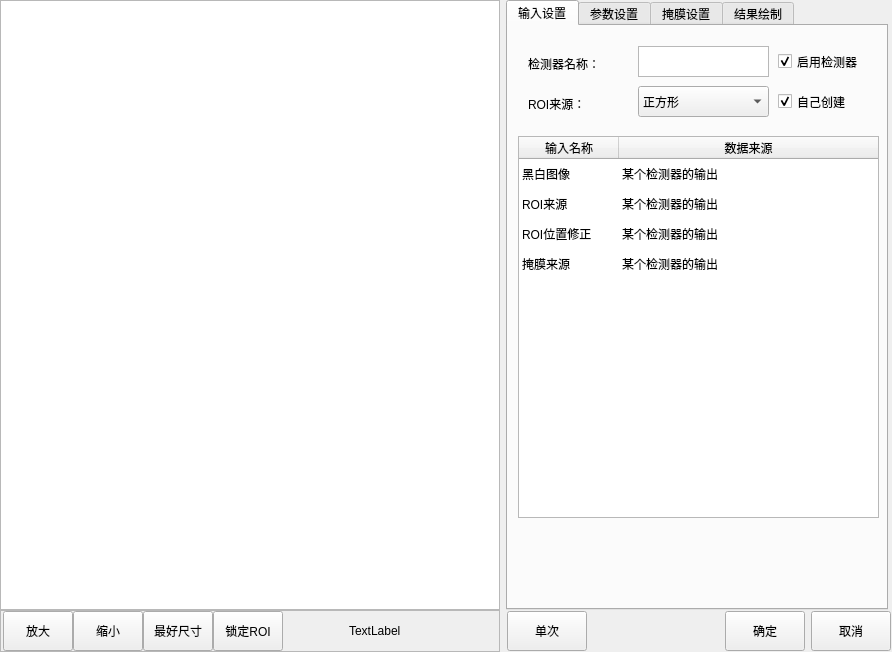
<?xml version="1.0" encoding="UTF-8"?>
<ui version="4.0">
 <class>CMvFeatureMatching</class>
 <widget class="QWidget" name="CMvFeatureMatching">
  <property name="geometry">
   <rect>
    <x>0</x>
    <y>0</y>
    <width>892</width>
    <height>652</height>
   </rect>
  </property>
  <property name="windowTitle">
   <string>特征匹配</string>
  </property>
  <layout class="QHBoxLayout" name="horizontalLayout_3">
   <property name="leftMargin">
    <number>0</number>
   </property>
   <property name="topMargin">
    <number>0</number>
   </property>
   <property name="rightMargin">
    <number>0</number>
   </property>
   <property name="bottomMargin">
    <number>0</number>
   </property>
   <item>
    <layout class="QVBoxLayout" name="verticalLayout">
     <property name="spacing">
      <number>0</number>
     </property>
     <item>
      <widget class="QGraphicsView" name="graphicsView_mainImage">
       <property name="minimumSize">
        <size>
         <width>500</width>
         <height>600</height>
        </size>
       </property>
      </widget>
     </item>
     <item>
      <widget class="QFrame" name="frame">
       <property name="minimumSize">
        <size>
         <width>0</width>
         <height>42</height>
        </size>
       </property>
       <property name="maximumSize">
        <size>
         <width>16777215</width>
         <height>42</height>
        </size>
       </property>
       <property name="frameShape">
        <enum>QFrame::StyledPanel</enum>
       </property>
       <property name="frameShadow">
        <enum>QFrame::Raised</enum>
       </property>
       <layout class="QHBoxLayout" name="horizontalLayout">
        <property name="spacing">
         <number>0</number>
        </property>
        <property name="leftMargin">
         <number>2</number>
        </property>
        <property name="topMargin">
         <number>0</number>
        </property>
        <property name="rightMargin">
         <number>0</number>
        </property>
        <property name="bottomMargin">
         <number>0</number>
        </property>
        <item>
         <widget class="QPushButton" name="pushButton_zoomIn">
          <property name="minimumSize">
           <size>
            <width>70</width>
            <height>40</height>
           </size>
          </property>
          <property name="maximumSize">
           <size>
            <width>70</width>
            <height>40</height>
           </size>
          </property>
          <property name="text">
           <string>放大</string>
          </property>
         </widget>
        </item>
        <item>
         <widget class="QPushButton" name="pushButton_zoomOut">
          <property name="minimumSize">
           <size>
            <width>70</width>
            <height>40</height>
           </size>
          </property>
          <property name="maximumSize">
           <size>
            <width>70</width>
            <height>40</height>
           </size>
          </property>
          <property name="text">
           <string>缩小</string>
          </property>
         </widget>
        </item>
        <item>
         <widget class="QPushButton" name="pushButton_zoomBest">
          <property name="minimumSize">
           <size>
            <width>70</width>
            <height>40</height>
           </size>
          </property>
          <property name="maximumSize">
           <size>
            <width>70</width>
            <height>40</height>
           </size>
          </property>
          <property name="text">
           <string>最好尺寸</string>
          </property>
         </widget>
        </item>
        <item>
         <widget class="QPushButton" name="pushButton_lockRoiMove">
          <property name="minimumSize">
           <size>
            <width>70</width>
            <height>40</height>
           </size>
          </property>
          <property name="maximumSize">
           <size>
            <width>70</width>
            <height>40</height>
           </size>
          </property>
          <property name="text">
           <string>锁定ROI</string>
          </property>
         </widget>
        </item>
        <item>
         <spacer name="horizontalSpacer">
          <property name="orientation">
           <enum>Qt::Horizontal</enum>
          </property>
          <property name="sizeHint" stdset="0">
           <size>
            <width>63</width>
            <height>20</height>
           </size>
          </property>
         </spacer>
        </item>
        <item>
         <widget class="QLabel" name="label_mousePos">
          <property name="minimumSize">
           <size>
            <width>150</width>
            <height>40</height>
           </size>
          </property>
          <property name="maximumSize">
           <size>
            <width>150</width>
            <height>40</height>
           </size>
          </property>
          <property name="text">
           <string>TextLabel</string>
          </property>
         </widget>
        </item>
       </layout>
      </widget>
     </item>
    </layout>
   </item>
   <item>
    <layout class="QVBoxLayout" name="verticalLayout_2">
     <property name="spacing">
      <number>0</number>
     </property>
     <item>
      <widget class="QTabWidget" name="tabWidget">
       <property name="minimumSize">
        <size>
         <width>382</width>
         <height>602</height>
        </size>
       </property>
       <property name="maximumSize">
        <size>
         <width>380</width>
         <height>16777215</height>
        </size>
       </property>
       <property name="currentIndex">
        <number>0</number>
       </property>
       <widget class="QWidget" name="tab">
        <attribute name="title">
         <string>输入设置</string>
        </attribute>
        <widget class="QTableWidget" name="tableWidget_input">
         <property name="geometry">
          <rect>
           <x>10</x>
           <y>110</y>
           <width>361</width>
           <height>382</height>
          </rect>
         </property>
         <property name="minimumSize">
          <size>
           <width>361</width>
           <height>382</height>
          </size>
         </property>
         <property name="maximumSize">
          <size>
           <width>361</width>
           <height>382</height>
          </size>
         </property>
         <property name="editTriggers">
          <set>QAbstractItemView::NoEditTriggers</set>
         </property>
         <property name="selectionMode">
          <enum>QAbstractItemView::SingleSelection</enum>
         </property>
         <property name="selectionBehavior">
          <enum>QAbstractItemView::SelectRows</enum>
         </property>
         <property name="showGrid">
          <bool>false</bool>
         </property>
         <attribute name="horizontalHeaderStretchLastSection">
          <bool>true</bool>
         </attribute>
         <attribute name="verticalHeaderVisible">
          <bool>false</bool>
         </attribute>
         <row>
          <property name="text">
           <string>1</string>
          </property>
         </row>
         <row>
          <property name="text">
           <string>2</string>
          </property>
         </row>
         <row>
          <property name="text">
           <string>3</string>
          </property>
         </row>
         <row>
          <property name="text">
           <string>4</string>
          </property>
         </row>
         <column>
          <property name="text">
           <string>输入名称</string>
          </property>
         </column>
         <column>
          <property name="text">
           <string>数据来源</string>
          </property>
         </column>
         <item row="0" column="0">
          <property name="text">
           <string>黑白图像</string>
          </property>
         </item>
         <item row="0" column="1">
          <property name="text">
           <string>某个检测器的输出</string>
          </property>
         </item>
         <item row="1" column="0">
          <property name="text">
           <string>ROI来源</string>
          </property>
         </item>
         <item row="1" column="1">
          <property name="text">
           <string>某个检测器的输出</string>
          </property>
         </item>
         <item row="2" column="0">
          <property name="text">
           <string>ROI位置修正</string>
          </property>
         </item>
         <item row="2" column="1">
          <property name="text">
           <string>某个检测器的输出</string>
          </property>
         </item>
         <item row="3" column="0">
          <property name="text">
           <string>掩膜来源</string>
          </property>
         </item>
         <item row="3" column="1">
          <property name="text">
           <string>某个检测器的输出</string>
          </property>
         </item>
        </widget>
        <widget class="QLabel" name="label_funcName">
         <property name="geometry">
          <rect>
           <x>20</x>
           <y>30</y>
           <width>81</width>
           <height>16</height>
          </rect>
         </property>
         <property name="text">
          <string>检测器名称：</string>
         </property>
        </widget>
        <widget class="QLabel" name="label_roiCreat">
         <property name="geometry">
          <rect>
           <x>20</x>
           <y>70</y>
           <width>91</width>
           <height>16</height>
          </rect>
         </property>
         <property name="text">
          <string>ROI来源：</string>
         </property>
        </widget>
        <widget class="QCheckBox" name="checkBox_enableFunc">
         <property name="geometry">
          <rect>
           <x>270</x>
           <y>20</y>
           <width>101</width>
           <height>31</height>
          </rect>
         </property>
         <property name="minimumSize">
          <size>
           <width>101</width>
           <height>31</height>
          </size>
         </property>
         <property name="text">
          <string>启用检测器</string>
         </property>
         <property name="checked">
          <bool>true</bool>
         </property>
        </widget>
        <widget class="QCheckBox" name="checkBox_roiCreat">
         <property name="geometry">
          <rect>
           <x>270</x>
           <y>60</y>
           <width>101</width>
           <height>31</height>
          </rect>
         </property>
         <property name="minimumSize">
          <size>
           <width>101</width>
           <height>31</height>
          </size>
         </property>
         <property name="text">
          <string>自己创建</string>
         </property>
         <property name="checked">
          <bool>true</bool>
         </property>
         <property name="tristate">
          <bool>false</bool>
         </property>
        </widget>
        <widget class="QPlainTextEdit" name="plainTextEdit_funcName">
         <property name="geometry">
          <rect>
           <x>130</x>
           <y>20</y>
           <width>131</width>
           <height>31</height>
          </rect>
         </property>
         <property name="minimumSize">
          <size>
           <width>131</width>
           <height>31</height>
          </size>
         </property>
         <property name="maximumSize">
          <size>
           <width>131</width>
           <height>31</height>
          </size>
         </property>
         <property name="overwriteMode">
          <bool>false</bool>
         </property>
        </widget>
        <widget class="QComboBox" name="comboBox_imageSource">
         <property name="geometry">
          <rect>
           <x>130</x>
           <y>60</y>
           <width>131</width>
           <height>31</height>
          </rect>
         </property>
         <property name="minimumSize">
          <size>
           <width>131</width>
           <height>31</height>
          </size>
         </property>
         <property name="maximumSize">
          <size>
           <width>131</width>
           <height>31</height>
          </size>
         </property>
         <item>
          <property name="text">
           <string>正方形</string>
          </property>
         </item>
         <item>
          <property name="text">
           <string>斜矩形</string>
          </property>
         </item>
         <item>
          <property name="text">
           <string>圆形</string>
          </property>
         </item>
         <item>
          <property name="text">
           <string>多边形</string>
          </property>
         </item>
        </widget>
       </widget>
       <widget class="QWidget" name="tab_2">
        <attribute name="title">
         <string>参数设置</string>
        </attribute>
        <widget class="QScrollArea" name="scrollArea">
         <property name="geometry">
          <rect>
           <x>-1</x>
           <y>-1</y>
           <width>381</width>
           <height>591</height>
          </rect>
         </property>
         <property name="widgetResizable">
          <bool>true</bool>
         </property>
         <widget class="QWidget" name="scrollAreaWidgetContents">
          <property name="geometry">
           <rect>
            <x>0</x>
            <y>0</y>
            <width>362</width>
            <height>700</height>
           </rect>
          </property>
          <property name="minimumSize">
           <size>
            <width>0</width>
            <height>700</height>
           </size>
          </property>
          <widget class="QLabel" name="label_detectionMode">
           <property name="geometry">
            <rect>
             <x>250</x>
             <y>20</y>
             <width>111</width>
             <height>31</height>
            </rect>
           </property>
           <property name="text">
            <string>检测模式：</string>
           </property>
          </widget>
          <widget class="QLabel" name="label_detectionScale">
           <property name="geometry">
            <rect>
             <x>250</x>
             <y>90</y>
             <width>111</width>
             <height>31</height>
            </rect>
           </property>
           <property name="text">
            <string>检测尺度:</string>
           </property>
          </widget>
          <widget class="QLabel" name="label_editingContours">
           <property name="geometry">
            <rect>
             <x>10</x>
             <y>20</y>
             <width>111</width>
             <height>31</height>
            </rect>
           </property>
           <property name="text">
            <string>模板图像</string>
           </property>
          </widget>
          <widget class="QComboBox" name="comboBox_thresholdType">
           <property name="geometry">
            <rect>
             <x>10</x>
             <y>120</y>
             <width>101</width>
             <height>31</height>
            </rect>
           </property>
           <property name="minimumSize">
            <size>
             <width>101</width>
             <height>31</height>
            </size>
           </property>
           <item>
            <property name="text">
             <string>自动</string>
            </property>
           </item>
           <item>
            <property name="text">
             <string>手动</string>
            </property>
           </item>
          </widget>
          <widget class="QLabel" name="label_minimumMatching">
           <property name="geometry">
            <rect>
             <x>10</x>
             <y>410</y>
             <width>111</width>
             <height>31</height>
            </rect>
           </property>
           <property name="text">
            <string>最小匹配度：</string>
           </property>
          </widget>
          <widget class="QSpinBox" name="spinBox_threshold">
           <property name="enabled">
            <bool>false</bool>
           </property>
           <property name="geometry">
            <rect>
             <x>130</x>
             <y>120</y>
             <width>101</width>
             <height>31</height>
            </rect>
           </property>
           <property name="minimumSize">
            <size>
             <width>101</width>
             <height>31</height>
            </size>
           </property>
           <property name="maximumSize">
            <size>
             <width>101</width>
             <height>31</height>
            </size>
           </property>
           <property name="minimum">
            <number>0</number>
           </property>
           <property name="maximum">
            <number>1000</number>
           </property>
          </widget>
          <widget class="QLabel" name="label_titleJudged">
           <property name="geometry">
            <rect>
             <x>0</x>
             <y>350</y>
             <width>381</width>
             <height>31</height>
            </rect>
           </property>
           <property name="styleSheet">
            <string notr="true">background-color: qlineargradient(spread:pad, x1:0, y1:0, x2:1, y2:0, stop:0 rgba(80, 80, 80, 255), stop:1 rgba(120, 120, 120, 120));
color: rgb(255, 255, 255);</string>
           </property>
           <property name="text">
            <string>  结果判定</string>
           </property>
           <property name="alignment">
            <set>Qt::AlignLeading|Qt::AlignLeft|Qt::AlignVCenter</set>
           </property>
          </widget>
          <widget class="QGroupBox" name="groupBox_angle">
           <property name="geometry">
            <rect>
             <x>0</x>
             <y>480</y>
             <width>241</width>
             <height>81</height>
            </rect>
           </property>
           <property name="title">
            <string>角度范围</string>
           </property>
           <widget class="QDoubleSpinBox" name="doubleSpinBox_maximumAngle">
            <property name="geometry">
             <rect>
              <x>130</x>
              <y>40</y>
              <width>101</width>
              <height>31</height>
             </rect>
            </property>
            <property name="minimumSize">
             <size>
              <width>101</width>
              <height>31</height>
             </size>
            </property>
            <property name="maximumSize">
             <size>
              <width>101</width>
              <height>31</height>
             </size>
            </property>
            <property name="suffix">
             <string>°</string>
            </property>
            <property name="minimum">
             <double>-180.000000000000000</double>
            </property>
            <property name="maximum">
             <double>180.000000000000000</double>
            </property>
           </widget>
           <widget class="QDoubleSpinBox" name="doubleSpinBox_minimumAngle">
            <property name="geometry">
             <rect>
              <x>10</x>
              <y>40</y>
              <width>101</width>
              <height>31</height>
             </rect>
            </property>
            <property name="minimumSize">
             <size>
              <width>101</width>
              <height>31</height>
             </size>
            </property>
            <property name="maximumSize">
             <size>
              <width>101</width>
              <height>31</height>
             </size>
            </property>
            <property name="suffix">
             <string>°</string>
            </property>
            <property name="minimum">
             <double>-180.000000000000000</double>
            </property>
            <property name="maximum">
             <double>180.000000000000000</double>
            </property>
           </widget>
           <widget class="QLabel" name="label_maximumAngle">
            <property name="geometry">
             <rect>
              <x>130</x>
              <y>10</y>
              <width>111</width>
              <height>31</height>
             </rect>
            </property>
            <property name="text">
             <string>最大角度：</string>
            </property>
           </widget>
           <widget class="QLabel" name="label_minimumAngle">
            <property name="geometry">
             <rect>
              <x>10</x>
              <y>10</y>
              <width>111</width>
              <height>31</height>
             </rect>
            </property>
            <property name="text">
             <string>最小角度：</string>
            </property>
           </widget>
          </widget>
          <widget class="QGroupBox" name="groupBox_scale">
           <property name="geometry">
            <rect>
             <x>0</x>
             <y>570</y>
             <width>241</width>
             <height>81</height>
            </rect>
           </property>
           <property name="title">
            <string>缩放参数</string>
           </property>
           <widget class="QDoubleSpinBox" name="doubleSpinBox_minScale">
            <property name="geometry">
             <rect>
              <x>10</x>
              <y>40</y>
              <width>101</width>
              <height>31</height>
             </rect>
            </property>
            <property name="minimumSize">
             <size>
              <width>101</width>
              <height>31</height>
             </size>
            </property>
            <property name="maximumSize">
             <size>
              <width>101</width>
              <height>31</height>
             </size>
            </property>
            <property name="minimum">
             <double>0.500000000000000</double>
            </property>
            <property name="maximum">
             <double>2.000000000000000</double>
            </property>
            <property name="singleStep">
             <double>0.500000000000000</double>
            </property>
           </widget>
           <widget class="QLabel" name="label_maxScale">
            <property name="geometry">
             <rect>
              <x>130</x>
              <y>10</y>
              <width>111</width>
              <height>31</height>
             </rect>
            </property>
            <property name="text">
             <string>比例上限：</string>
            </property>
           </widget>
           <widget class="QLabel" name="label_minScale">
            <property name="geometry">
             <rect>
              <x>10</x>
              <y>10</y>
              <width>111</width>
              <height>31</height>
             </rect>
            </property>
            <property name="text">
             <string>比例下限：</string>
            </property>
           </widget>
           <widget class="QDoubleSpinBox" name="doubleSpinBox_maxScale">
            <property name="geometry">
             <rect>
              <x>130</x>
              <y>40</y>
              <width>101</width>
              <height>31</height>
             </rect>
            </property>
            <property name="minimumSize">
             <size>
              <width>101</width>
              <height>31</height>
             </size>
            </property>
            <property name="maximumSize">
             <size>
              <width>101</width>
              <height>31</height>
             </size>
            </property>
            <property name="minimum">
             <double>0.500000000000000</double>
            </property>
            <property name="maximum">
             <double>2.000000000000000</double>
            </property>
           </widget>
          </widget>
          <widget class="QPushButton" name="pushButton_editingContours">
           <property name="geometry">
            <rect>
             <x>10</x>
             <y>50</y>
             <width>101</width>
             <height>31</height>
            </rect>
           </property>
           <property name="text">
            <string>编辑轮廓</string>
           </property>
          </widget>
          <widget class="QComboBox" name="comboBox_detectionMode">
           <property name="geometry">
            <rect>
             <x>250</x>
             <y>50</y>
             <width>101</width>
             <height>31</height>
            </rect>
           </property>
           <property name="minimumSize">
            <size>
             <width>101</width>
             <height>31</height>
            </size>
           </property>
           <item>
            <property name="text">
             <string>精准定位</string>
            </property>
           </item>
           <item>
            <property name="text">
             <string>快速定位</string>
            </property>
           </item>
          </widget>
          <widget class="QGroupBox" name="groupBox_regulating">
           <property name="geometry">
            <rect>
             <x>0</x>
             <y>240</y>
             <width>361</width>
             <height>81</height>
            </rect>
           </property>
           <property name="title">
            <string>细调参数</string>
           </property>
           <widget class="QLabel" name="label_minimumRange">
            <property name="geometry">
             <rect>
              <x>250</x>
              <y>10</y>
              <width>111</width>
              <height>31</height>
             </rect>
            </property>
            <property name="text">
             <string>相邻目标最小距离：</string>
            </property>
           </widget>
           <widget class="QSpinBox" name="spinBox_minimumRange">
            <property name="geometry">
             <rect>
              <x>250</x>
              <y>40</y>
              <width>101</width>
              <height>31</height>
             </rect>
            </property>
            <property name="minimumSize">
             <size>
              <width>101</width>
              <height>31</height>
             </size>
            </property>
            <property name="maximumSize">
             <size>
              <width>101</width>
              <height>31</height>
             </size>
            </property>
            <property name="suffix">
             <string/>
            </property>
            <property name="minimum">
             <number>0</number>
            </property>
            <property name="maximum">
             <number>7070</number>
            </property>
           </widget>
           <widget class="QComboBox" name="comboBox_filterSize">
            <property name="geometry">
             <rect>
              <x>130</x>
              <y>40</y>
              <width>101</width>
              <height>31</height>
             </rect>
            </property>
            <item>
             <property name="text">
              <string>无</string>
             </property>
            </item>
            <item>
             <property name="text">
              <string>3x3</string>
             </property>
            </item>
            <item>
             <property name="text">
              <string>5x5</string>
             </property>
            </item>
            <item>
             <property name="text">
              <string>7x7</string>
             </property>
            </item>
            <item>
             <property name="text">
              <string>9x9</string>
             </property>
            </item>
            <item>
             <property name="text">
              <string>11x11</string>
             </property>
            </item>
            <item>
             <property name="text">
              <string>13x13</string>
             </property>
            </item>
            <item>
             <property name="text">
              <string>15x15</string>
             </property>
            </item>
            <item>
             <property name="text">
              <string>17x17</string>
             </property>
            </item>
            <item>
             <property name="text">
              <string>19x19</string>
             </property>
            </item>
            <item>
             <property name="text">
              <string>21x21</string>
             </property>
            </item>
            <item>
             <property name="text">
              <string>23x23</string>
             </property>
            </item>
            <item>
             <property name="text">
              <string>25x25</string>
             </property>
            </item>
            <item>
             <property name="text">
              <string>27x27</string>
             </property>
            </item>
            <item>
             <property name="text">
              <string>29x29</string>
             </property>
            </item>
            <item>
             <property name="text">
              <string>31x31</string>
             </property>
            </item>
           </widget>
           <widget class="QLabel" name="label_filterSize">
            <property name="geometry">
             <rect>
              <x>130</x>
              <y>10</y>
              <width>111</width>
              <height>31</height>
             </rect>
            </property>
            <property name="text">
             <string>滤波尺寸：</string>
            </property>
           </widget>
           <widget class="QLabel" name="label_edgePolarity">
            <property name="geometry">
             <rect>
              <x>10</x>
              <y>10</y>
              <width>111</width>
              <height>31</height>
             </rect>
            </property>
            <property name="text">
             <string>边缘极性：</string>
            </property>
           </widget>
           <widget class="QComboBox" name="comboBox_edgePolarity">
            <property name="geometry">
             <rect>
              <x>10</x>
              <y>40</y>
              <width>101</width>
              <height>31</height>
             </rect>
            </property>
            <property name="minimumSize">
             <size>
              <width>101</width>
              <height>31</height>
             </size>
            </property>
            <item>
             <property name="text">
              <string>考虑极性</string>
             </property>
            </item>
            <item>
             <property name="text">
              <string>忽略极性</string>
             </property>
            </item>
           </widget>
          </widget>
          <widget class="QLabel" name="label_threshold">
           <property name="enabled">
            <bool>false</bool>
           </property>
           <property name="geometry">
            <rect>
             <x>130</x>
             <y>90</y>
             <width>111</width>
             <height>31</height>
            </rect>
           </property>
           <property name="text">
            <string>边缘梯度阈值：</string>
           </property>
          </widget>
          <widget class="QLabel" name="label_thresholdType">
           <property name="geometry">
            <rect>
             <x>10</x>
             <y>90</y>
             <width>111</width>
             <height>31</height>
            </rect>
           </property>
           <property name="text">
            <string>边缘阈值：</string>
           </property>
          </widget>
          <widget class="QDoubleSpinBox" name="doubleSpinBox_minimumMatching">
           <property name="geometry">
            <rect>
             <x>10</x>
             <y>440</y>
             <width>101</width>
             <height>31</height>
            </rect>
           </property>
           <property name="minimumSize">
            <size>
             <width>101</width>
             <height>31</height>
            </size>
           </property>
           <property name="maximumSize">
            <size>
             <width>101</width>
             <height>31</height>
            </size>
           </property>
           <property name="maximum">
            <double>1.000000000000000</double>
           </property>
           <property name="singleStep">
            <double>0.010000000000000</double>
           </property>
           <property name="value">
            <double>0.100000000000000</double>
           </property>
          </widget>
          <widget class="QDoubleSpinBox" name="doubleSpinBox_detectionScale">
           <property name="geometry">
            <rect>
             <x>250</x>
             <y>120</y>
             <width>101</width>
             <height>31</height>
            </rect>
           </property>
           <property name="minimumSize">
            <size>
             <width>101</width>
             <height>31</height>
            </size>
           </property>
           <property name="maximumSize">
            <size>
             <width>101</width>
             <height>31</height>
            </size>
           </property>
           <property name="maximum">
            <double>16.000000000000000</double>
           </property>
          </widget>
          <widget class="QLabel" name="label_scaleParameter">
           <property name="enabled">
            <bool>false</bool>
           </property>
           <property name="geometry">
            <rect>
             <x>130</x>
             <y>160</y>
             <width>111</width>
             <height>31</height>
            </rect>
           </property>
           <property name="text">
            <string>尺度参数：</string>
           </property>
          </widget>
          <widget class="QComboBox" name="comboBox_positioningScales">
           <property name="geometry">
            <rect>
             <x>10</x>
             <y>190</y>
             <width>101</width>
             <height>31</height>
            </rect>
           </property>
           <property name="minimumSize">
            <size>
             <width>101</width>
             <height>31</height>
            </size>
           </property>
           <item>
            <property name="text">
             <string>自动计算</string>
            </property>
           </item>
           <item>
            <property name="text">
             <string>手动输入</string>
            </property>
           </item>
          </widget>
          <widget class="QDoubleSpinBox" name="doubleSpinBox_scaleParameter">
           <property name="enabled">
            <bool>false</bool>
           </property>
           <property name="geometry">
            <rect>
             <x>130</x>
             <y>190</y>
             <width>101</width>
             <height>31</height>
            </rect>
           </property>
           <property name="minimumSize">
            <size>
             <width>101</width>
             <height>31</height>
            </size>
           </property>
           <property name="maximumSize">
            <size>
             <width>101</width>
             <height>31</height>
            </size>
           </property>
           <property name="maximum">
            <double>16.000000000000000</double>
           </property>
          </widget>
          <widget class="QLabel" name="label_positioningScales">
           <property name="geometry">
            <rect>
             <x>10</x>
             <y>160</y>
             <width>111</width>
             <height>31</height>
            </rect>
           </property>
           <property name="text">
            <string>定位尺度：</string>
           </property>
          </widget>
          <widget class="QPushButton" name="pushButton_lock">
           <property name="geometry">
            <rect>
             <x>130</x>
             <y>50</y>
             <width>40</width>
             <height>31</height>
            </rect>
           </property>
           <property name="text">
            <string>🔒</string>
           </property>
          </widget>
         </widget>
        </widget>
       </widget>
       <widget class="QWidget" name="tab_3">
        <attribute name="title">
         <string>掩膜设置</string>
        </attribute>
        <widget class="QWidget" name="widget_Mask" native="true">
         <property name="enabled">
          <bool>false</bool>
         </property>
         <property name="geometry">
          <rect>
           <x>0</x>
           <y>50</y>
           <width>371</width>
           <height>251</height>
          </rect>
         </property>
         <widget class="QLabel" name="label_penWidth">
          <property name="geometry">
           <rect>
            <x>10</x>
            <y>50</y>
            <width>111</width>
            <height>31</height>
           </rect>
          </property>
          <property name="text">
           <string>画笔尺寸：</string>
          </property>
         </widget>
         <widget class="QSpinBox" name="spinBox_lightTime">
          <property name="geometry">
           <rect>
            <x>130</x>
            <y>50</y>
            <width>131</width>
            <height>31</height>
           </rect>
          </property>
          <property name="suffix">
           <string>像素</string>
          </property>
          <property name="minimum">
           <number>5</number>
          </property>
          <property name="maximum">
           <number>1000</number>
          </property>
         </widget>
         <widget class="QPushButton" name="pushButton_maskAll">
          <property name="geometry">
           <rect>
            <x>10</x>
            <y>160</y>
            <width>121</width>
            <height>40</height>
           </rect>
          </property>
          <property name="minimumSize">
           <size>
            <width>0</width>
            <height>40</height>
           </size>
          </property>
          <property name="maximumSize">
           <size>
            <width>16777215</width>
            <height>30</height>
           </size>
          </property>
          <property name="text">
           <string>掩盖所有</string>
          </property>
         </widget>
         <widget class="QPushButton" name="pushButton_maskNull">
          <property name="enabled">
           <bool>false</bool>
          </property>
          <property name="geometry">
           <rect>
            <x>10</x>
            <y>110</y>
            <width>121</width>
            <height>40</height>
           </rect>
          </property>
          <property name="minimumSize">
           <size>
            <width>0</width>
            <height>40</height>
           </size>
          </property>
          <property name="maximumSize">
           <size>
            <width>16777215</width>
            <height>30</height>
           </size>
          </property>
          <property name="text">
           <string>清空掩膜</string>
          </property>
         </widget>
         <widget class="QPushButton" name="pushButton_saveMask">
          <property name="geometry">
           <rect>
            <x>10</x>
            <y>210</y>
            <width>121</width>
            <height>40</height>
           </rect>
          </property>
          <property name="minimumSize">
           <size>
            <width>0</width>
            <height>40</height>
           </size>
          </property>
          <property name="maximumSize">
           <size>
            <width>16777215</width>
            <height>30</height>
           </size>
          </property>
          <property name="text">
           <string>保存修改</string>
          </property>
         </widget>
         <widget class="QLabel" name="label_editMode">
          <property name="geometry">
           <rect>
            <x>10</x>
            <y>10</y>
            <width>111</width>
            <height>31</height>
           </rect>
          </property>
          <property name="text">
           <string>编辑方式：</string>
          </property>
         </widget>
         <widget class="QComboBox" name="comboBox_editMode">
          <property name="geometry">
           <rect>
            <x>130</x>
            <y>10</y>
            <width>131</width>
            <height>31</height>
           </rect>
          </property>
          <item>
           <property name="text">
            <string>增加掩膜</string>
           </property>
          </item>
          <item>
           <property name="text">
            <string>删除掩膜</string>
           </property>
          </item>
         </widget>
        </widget>
        <widget class="QLabel" name="label_dEtectionMask">
         <property name="geometry">
          <rect>
           <x>10</x>
           <y>20</y>
           <width>111</width>
           <height>31</height>
          </rect>
         </property>
         <property name="text">
          <string>检测区域的掩膜：</string>
         </property>
        </widget>
        <widget class="QComboBox" name="comboBox_dEtectionMask">
         <property name="geometry">
          <rect>
           <x>130</x>
           <y>20</y>
           <width>131</width>
           <height>31</height>
          </rect>
         </property>
         <item>
          <property name="text">
           <string>不使用掩膜</string>
          </property>
         </item>
         <item>
          <property name="text">
           <string>本检测器ROI内掩膜</string>
          </property>
         </item>
         <item>
          <property name="text">
           <string>其他算法的掩膜</string>
          </property>
         </item>
        </widget>
       </widget>
       <widget class="QWidget" name="tab_4">
        <attribute name="title">
         <string>结果绘制</string>
        </attribute>
        <widget class="QCheckBox" name="checkBox_valuTrig">
         <property name="geometry">
          <rect>
           <x>270</x>
           <y>20</y>
           <width>101</width>
           <height>31</height>
          </rect>
         </property>
         <property name="text">
          <string>启用绘制</string>
         </property>
         <property name="checked">
          <bool>true</bool>
         </property>
        </widget>
        <widget class="QLabel" name="label_lineColour">
         <property name="geometry">
          <rect>
           <x>10</x>
           <y>60</y>
           <width>121</width>
           <height>31</height>
          </rect>
         </property>
         <property name="text">
          <string>线条颜色：</string>
         </property>
        </widget>
        <widget class="QSpinBox" name="spinBox_lineWidth">
         <property name="geometry">
          <rect>
           <x>130</x>
           <y>20</y>
           <width>131</width>
           <height>31</height>
          </rect>
         </property>
         <property name="suffix">
          <string>磅</string>
         </property>
         <property name="minimum">
          <number>1</number>
         </property>
         <property name="maximum">
          <number>5</number>
         </property>
        </widget>
        <widget class="QComboBox" name="comboBox_lineColour">
         <property name="geometry">
          <rect>
           <x>130</x>
           <y>60</y>
           <width>131</width>
           <height>31</height>
          </rect>
         </property>
         <item>
          <property name="text">
           <string>颜色</string>
          </property>
         </item>
        </widget>
        <widget class="QLabel" name="label_lineWidth">
         <property name="geometry">
          <rect>
           <x>10</x>
           <y>20</y>
           <width>121</width>
           <height>31</height>
          </rect>
         </property>
         <property name="text">
          <string>线条宽度：</string>
         </property>
        </widget>
       </widget>
      </widget>
     </item>
     <item>
      <layout class="QHBoxLayout" name="horizontalLayout_2">
       <property name="leftMargin">
        <number>1</number>
       </property>
       <property name="topMargin">
        <number>1</number>
       </property>
       <property name="rightMargin">
        <number>1</number>
       </property>
       <property name="bottomMargin">
        <number>1</number>
       </property>
       <item>
        <widget class="QPushButton" name="pushButton_ones">
         <property name="minimumSize">
          <size>
           <width>80</width>
           <height>40</height>
          </size>
         </property>
         <property name="maximumSize">
          <size>
           <width>80</width>
           <height>40</height>
          </size>
         </property>
         <property name="text">
          <string>单次</string>
         </property>
        </widget>
       </item>
       <item>
        <spacer name="horizontalSpacer_2">
         <property name="orientation">
          <enum>Qt::Horizontal</enum>
         </property>
         <property name="sizeHint" stdset="0">
          <size>
           <width>40</width>
           <height>20</height>
          </size>
         </property>
        </spacer>
       </item>
       <item>
        <widget class="QPushButton" name="pushButton_affirm">
         <property name="minimumSize">
          <size>
           <width>80</width>
           <height>40</height>
          </size>
         </property>
         <property name="maximumSize">
          <size>
           <width>80</width>
           <height>40</height>
          </size>
         </property>
         <property name="text">
          <string>确定</string>
         </property>
        </widget>
       </item>
       <item>
        <widget class="QPushButton" name="pbPrev_cancel">
         <property name="minimumSize">
          <size>
           <width>80</width>
           <height>40</height>
          </size>
         </property>
         <property name="maximumSize">
          <size>
           <width>80</width>
           <height>40</height>
          </size>
         </property>
         <property name="text">
          <string>取消</string>
         </property>
        </widget>
       </item>
      </layout>
     </item>
    </layout>
   </item>
  </layout>
 </widget>
 <layoutdefault spacing="6" margin="11"/>
 <resources>
  <include location="CMvContourMatching.qrc"/>
 </resources>
 <connections/>
</ui>
